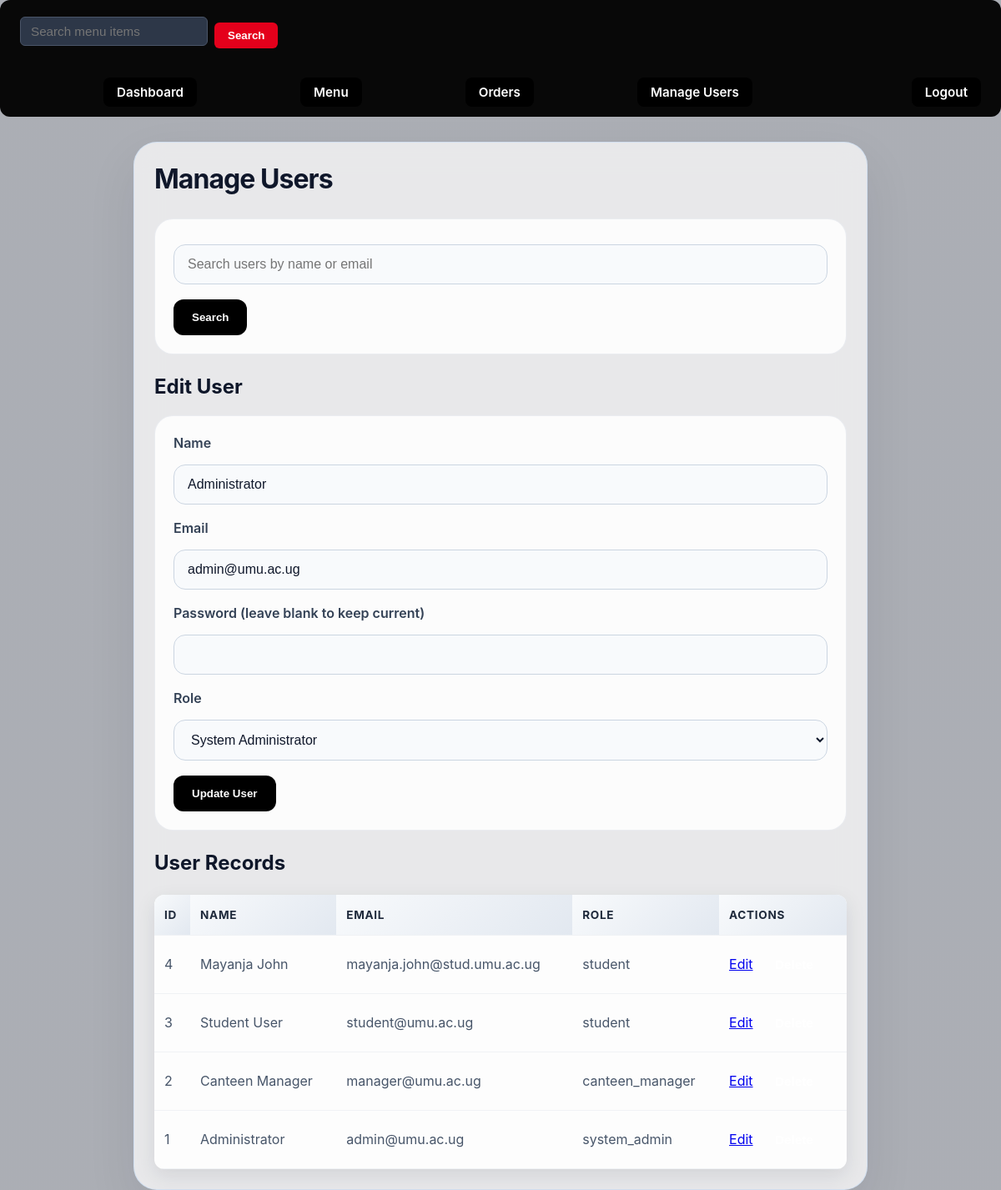
The page /pppp/users.php?edit=1 (signed in) on the database its author committed.
### tables this page shows
CREATE TABLE IF NOT EXISTS `users` (
  `id` int NOT NULL AUTO_INCREMENT,
  `name` varchar(100) NOT NULL,
  `email` varchar(150) NOT NULL,
  `password` varchar(255) NOT NULL,
  `role` enum('student','canteen_manager','system_admin') NOT NULL DEFAULT 'student',
  `created_at` timestamp NULL DEFAULT CURRENT_TIMESTAMP,
  PRIMARY KEY (`id`),
  UNIQUE KEY `email` (`email`)
);

### pppp/users.php (the view, shortened to what this page needs)
<?php
require_once 'includes/auth.php';
$search = trim($_GET['search'] ?? '');
$params = [];
$query = 'SELECT * FROM users';
$query .= ' ORDER BY id DESC';
$stmt = $pdo->prepare($query);
$stmt->execute($params);
$users = $stmt->fetchAll();
$editUser = null;
if (isset($_GET['edit'])) {
    $id = intval($_GET['edit']);
    $stmt = $pdo->prepare('SELECT * FROM users WHERE id = ?');
    $stmt->execute([$id]);
    $editUser = $stmt->fetch();
}
?>
<!DOCTYPE html>
<html lang="en">
<head>
    <link rel="stylesheet" href="assets/css/style.css">
</head>
<body class="users-page"  style="background: linear-gradient(rgba(15, 23, 42, 0.35), rgba(15, 23, 42, 0.35)), url('https://elearning.umu.ac.ug/pluginfile.php?file=%2F1%2Ftheme_academi%2Fslide2image%2F1776174832%2FUganda%20Martyrs%20University%20%281%29%281%29%20%281%29.webp');">
<?php include 'includes/navigation.php'; ?>
<div class="container">
    <header>
        <div><h1>Manage Users</h1></div>
    </header>
    <form method="get" action="users.php">
        <input type="text" name="search" placeholder="Search users by name or email" value="<?php echo htmlspecialchars($search); ?>">
        <input type="submit" value="Search">
    </form>
    <h2><?php echo $editUser ? 'Edit User' : 'Add User'; ?></h2>
    <form method="post" action="users.php">
        <label>Name</label>
        <input type="text" name="name" value="<?php echo htmlspecialchars($editUser['name'] ?? ''); ?>" required>
        <label>Email</label>
        <input type="email" name="email" value="<?php echo htmlspecialchars($editUser['email'] ?? ''); ?>" required>
        <label>Password <?php echo $editUser ? '(leave blank to keep current)' : ''; ?></label>
        <input type="password" name="password" <?php echo $editUser ? '' : 'required'; ?> >
        <label>Role</label>
        <select name="role">
            <option value="system_admin" <?php echo (isset($editUser['role']) && $editUser['role'] === 'system_admin') ? 'selected' : ''; ?>>System Administrator</option>
        </select>
        <input type="submit" value="<?php echo $editUser ? 'Update User' : 'Create User'; ?>">
    </form>
    <h2>User Records</h2>
    <table>
        <thead>
            <tr><th>ID</th><th>Name</th><th>Email</th><th>Role</th><th>Actions</th></tr>
        </thead>
        <tbody>
        <?php foreach ($users as $userRow): ?>
            <tr>
                <td><?php echo $userRow['id']; ?></td>
                <td><?php echo htmlspecialchars($userRow['name']); ?></td>
                <td><?php echo htmlspecialchars($userRow['email']); ?></td>
                <td><?php echo htmlspecialchars($userRow['role']); ?></td>
                <td class="actions">
                    <a href="users.php?edit=<?php echo $userRow['id']; ?>">Edit</a>
                    <form method="post" action="users.php" onsubmit="return confirm('Delete this user?');">
                        <button type="submit">Delete</button>
                    </form>
                </td>
            </tr>
        <?php endforeach; ?>
        </tbody>
    </table>
</div>
</body>
</html>

### pppp/assets/css/style.css (style rules this page uses)
* { box-sizing: border-box; }
html, body { min-height: 100%; height: 100%; }
body { font-family: 'Inter', system-ui, -apple-system, BlinkMacSystemFont, 'Segoe UI', sans-serif; background: radial-gradient(circle at top, #ffffff 0%, #dbeafe 40%, #eef2ff 100%); color: #0f172a; margin: 0; padding: 0; min-height: 100vh; }
body.users-page { background: linear-gradient(rgba(15, 23, 42, 0.35), rgba(15, 23, 42, 0.35)), url('https://elearning.umu.ac.ug/pluginfile.php?file=%2F1%2Ftheme_academi%2Fslide2image%2F1776174832%2FUganda%20Martyrs%20University%20%281%29%281%29%20%281%29.webp'); background-size: cover; background-position: center; background-attachment: fixed; }
body.users-page .container { background: rgba(255, 255, 255, 0.72); border-color: rgba(147, 197, 253, 0.26); backdrop-filter: blur(16px); width: min(880px, 92%); min-height: auto; margin: 30px auto; padding: 24px; }
.container { width: min(1120px, 95%); min-height: calc(100vh - 40px); margin: 20px auto; background: linear-gradient(180deg, rgba(255,255,255,0.96) 0%, rgba(248,250,252,0.98) 100%); padding: 32px; border-radius: 28px; border: 1px solid rgba(148, 163, 184, 0.18); box-shadow: 0 24px 60px rgba(15, 23, 42, 0.08); }
.container > form { background: rgba(255, 255, 255, 0.85); border: 1px solid rgba(148, 163, 184, 0.18); padding: 22px; border-radius: 22px; margin-bottom: 24px; }
header { display: flex; justify-content: space-between; align-items: center; gap: 16px; margin-bottom: 28px; }
header h1 { margin: 0; font-size: 2rem; letter-spacing: -0.03em; }
h1, h2, h3 { margin-top: 20px; }
form label { display: block; margin: 0 0 8px; color: #334155; font-weight: 600; }
form input[type="text"], form input[type="email"], form input[type="password"], form textarea, form select { width: 100%; padding: 14px 16px; margin: 8px 0 18px; border: 1px solid #cbd5e1; border-radius: 14px; background: #f8fafc; color: #0f172a; font-size: 1rem; transition: border-color 0.2s ease, box-shadow 0.2s ease; }
button, input[type="submit"], .button { display: inline-flex; align-items: center; justify-content: center; background: #0c0c0c00; color: #ffffff; border: none; padding: 14px 22px; border-radius: 12px; cursor: pointer; font-weight: 700; text-decoration: none; transition: transform 0.2s ease, box-shadow 0.2s ease, background 0.2s ease; }
table { width: 100%; border-collapse: collapse; margin-top: 24px; background: rgba(255, 255, 255, 0.9); border-radius: 12px; overflow: hidden; box-shadow: 0 8px 25px rgba(15, 23, 42, 0.1); }
th, td { padding: 16px 12px; text-align: left; border-bottom: 1px solid rgba(148, 163, 184, 0.12); }
th { background: linear-gradient(135deg, #f8fafc 0%, #e2e8f0 100%); font-weight: 700; color: #1e293b; text-transform: uppercase; font-size: 0.85rem; letter-spacing: 0.05em; }
td { color: #475569; }
.actions a, .actions form { display: inline-block; margin-right: 8px; }
.actions form { margin: 0; }
.actions button { padding: 10px 14px; font-size: 0.95rem; }
body.users-page .container input[type="submit"] { background: #000000; color: #ffffff; font-weight: 700; }

### rows shown on the page
users: name "Administrator", email "admin@umu.ac.ug", role "System Administrator", id "1", role "system_admin"
users: id "4", name "Mayanja John", email "mayanja.john@stud.umu.ac.ug", role "student"
users: id "3", name "Student User", email "student@umu.ac.ug", role "student"
users: id "2", name "Canteen Manager", email "manager@umu.ac.ug", role "canteen_manager"

### other values the page prints
$item['label'] "Dashboard"
$item['label'] "Menu"
$item['label'] "Orders"
$item['label'] "Manage Users"
